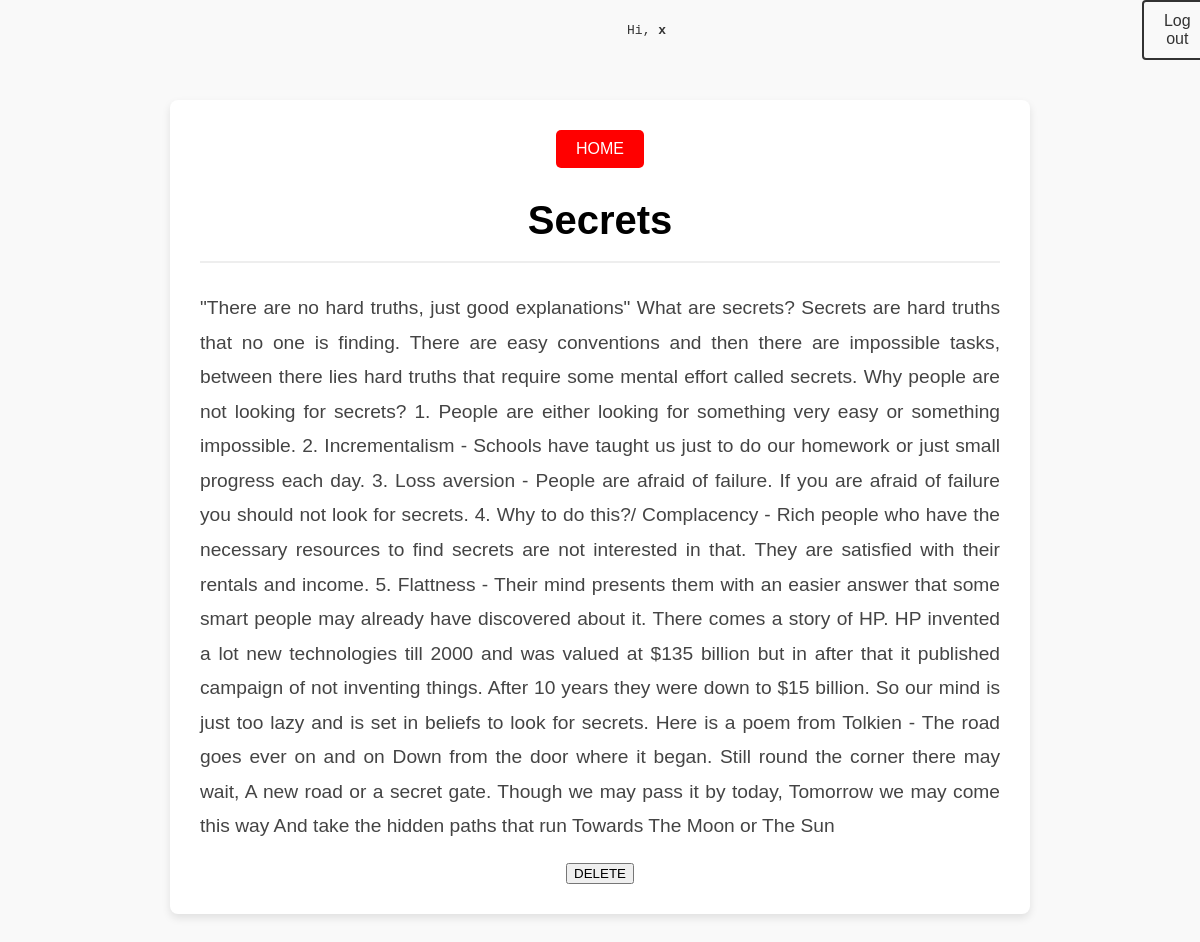
/blogs/blog/secrets (signed in), run on the app's committed database.
### blogapp/models.py (models this page shows, shortened)
class BlogEntry(models.Model):
    title = models.CharField(max_length=100)
    author = models.ForeignKey('auth.User', on_delete=models.CASCADE)
    particular = models.TextField()
    date = models.DateField(auto_now_add=True)
    blog = models.Manager()
    slug = models.SlugField(blank=True)
    class Meta:
        verbose_name_plural = 'Blog Enteries'

### blogapp/views.py (the view)
# urls.py: path('blog/<slug:slug>', Detail.as_view(), name='detail'),
class Detail(LoginRequired, DetailView):
    model = BlogEntry
    template_name = 'one.html'
    context_object_name = 'one'
    def get_queryset(self):
        queryset = super().get_queryset()
        return queryset.filter(author=self.request.user)

### blogapp/mixins.py (called while the page is built)
    def dispatch(self, request, *args, **kwargs):
        if not request.user.is_authenticated:
            return PermissionDenied("You are not allowed to view this page")
        return super().dispatch(request, *args, **kwargs)

### templates/one.html (shortened to what this page needs)
{% extends 'base.html' %}
{% block content %}
<div class="detail-container">
    <header class="detail-header">
        <form action="{% url 'main' %}">
            <button type="submit" class="homebutton">HOME</button>
        </form>
        <h1 class="detail-title">{{ one.title }}</h1>
        <hr class="detail-divider">
    </header>
    <section class="detail-content">
        <p>{{ one.particular }}</p>
    </section>
    <form action='{% url 'delete' one.slug %}' method='POST'>
        <button type='submit' class='deletebutton'>DELETE</button>
    </form>
</div>
{% endblock %}

### templates/base.html (shortened to what this page needs)
<!DOCTYPE html>
{% load static %}
<html lang="en">
<head>
    <link href="{% static 'css/style.css' %}" rel="stylesheet" >
</head>
<body>
    <div class='logins'>
        {% if user.is_authenticated %}
            <pre>                                                                                  Hi, <strong>{{ user.username }}                                                             </strong></pre>
            <form method="post" action="{% url 'logout' %}">
                <button type="submit" class='logout'>Log out</button>
            </form>
        {% else %}
            <a href='{% url 'login' %}'>Log in</a>
        {% endif %}
    </div>
    {% block content %}
    {% endblock %}
</body>
</html>

### static/css/style.css (style rules this page uses)
body { font-family: "Arial", sans-serif; background-color: #f9f9f9; color: #333; margin: 0; padding: 0; }
.detail-container { max-width: 800px; margin: 40px auto; padding: 30px; background-color: #fff; box-shadow: 0 4px 8px rgba(0, 0, 0, 0.1); border-radius: 8px; text-align: center; }
.detail-header { display: flex; flex-direction: column; align-items: center; margin-bottom: 20px; }
.detail-title { font-size: 2.5rem; color: #000000; margin: 10px 0; }
.detail-divider { border: 0; height: 2px; background: #eee; width: 100%; }
.detail-content p { font-size: 1.2rem; line-height: 1.8; color: #444; text-align: justify; }
.homebutton { background-color: #ff0000; color: white; border: none; padding: 10px 20px; font-size: 1rem; cursor: pointer; border-radius: 5px; margin-bottom: 20px; }
.logins { display: flex; width: 100%; justify-content: center; align-items: center; }
.logout { background-color: transparent; color: #333; border: 2px solid #333; padding: 10px 20px; border-radius: 4px; font-size: 16px; cursor: pointer; }

### data on the page
BlogEntry: title "Secrets", particular "\"There are no hard truths, just good explanations\" What are secrets? Secrets are hard truths that no one is finding. There are easy conventions and then there are impossible tasks, between there lies hard truths that require some mental effort called secrets. Why people are not looking for secrets? 1. People are either looking for something very easy or something impossible. 2. Incrementalism - Schools have taught us just to do our homework or just small progress each day. 3. Loss aversion - People are afraid of failure. If you are afraid of failure you should not look for secrets. 4. Why to do this?/ Complacency - Rich people who have the necessary resources to find secrets are not…"

### other printed values
{{ user.username }} "x"
